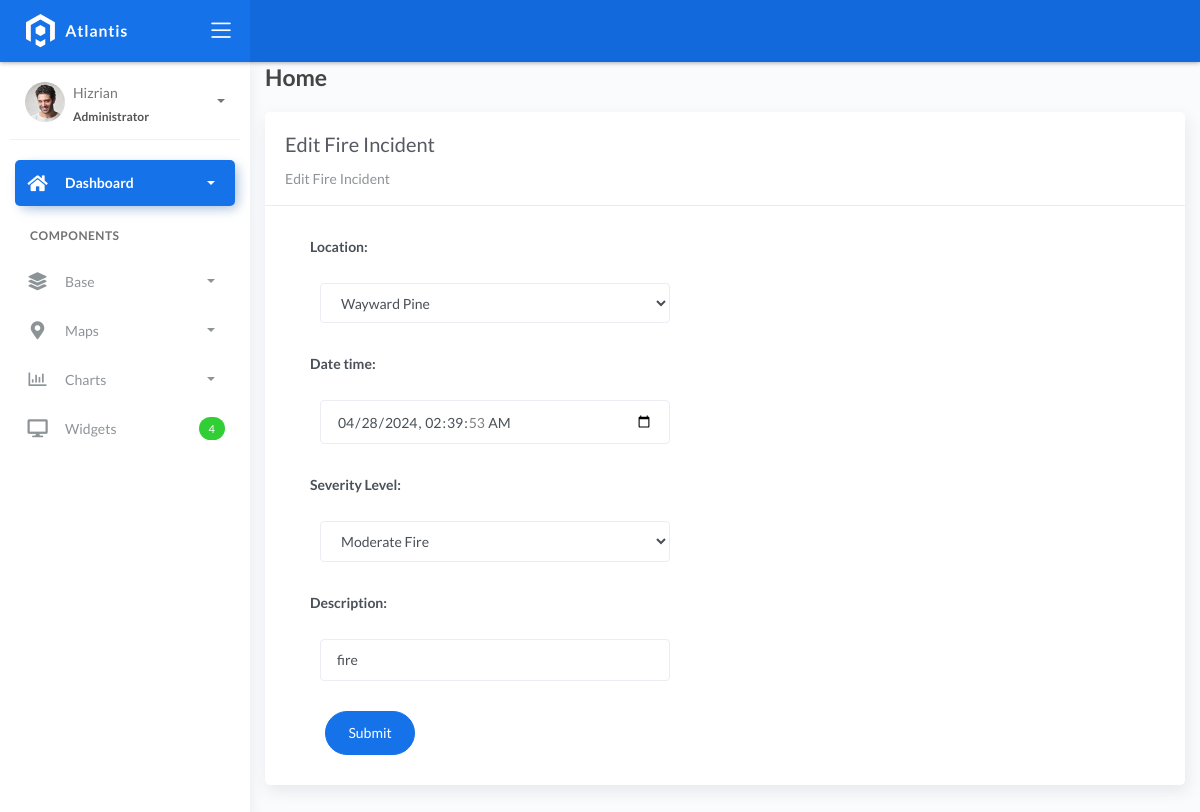
The app's page /incidentlist/1 with its own data.
### fire/models.py (models this page shows, shortened)
class BaseModel(models.Model):
    created_at = models.DateTimeField(auto_now_add=True, db_index=True)
    updated_at = models.DateTimeField(auto_now=True)
    class Meta:
        abstract = True

class Incident(BaseModel):
    SEVERITY_CHOICES = (
        ('Minor Fire', 'Minor Fire'),
        ('Moderate Fire', 'Moderate Fire'),
        ('Major Fire', 'Major Fire'),
    )
    location = models.ForeignKey(Locations, on_delete=models.CASCADE)
    date_time = models.DateTimeField(blank=True, null=True)
    severity_level = models.CharField(max_length=45, choices=SEVERITY_CHOICES)
    description = models.CharField(max_length=250)

### fire/views.py (the view)
# urls.py: path('incidentlist/<pk>', IncidentUpdateView.as_view(), name='incident-update'),
class IncidentUpdateView(UpdateView):
    model = Incident
    form_class = IncidentForm
    template_name = "incident_edit.html"
    success_url = reverse_lazy('incident-list')

### fire/forms.py
class IncidentForm(ModelForm):
    date_time = forms.DateTimeField(
        widget=DateTimeInput(attrs={
            'type': 'datetime-local',
            'class': 'form-control',  # You can add any class you need for styling
            'placeholder': 'Select Date and Time',
        })
    )
    class Meta:
        model = Incident
        fields = "__all__"
        labels = {
            'location': 'Location',
            'date_time': 'Date Time',
            'severity_level': 'Severity Level',
            'description': 'Description',
        }

### fire/models.py (called while the page is built)
    def __str__(self):
        return self.name

### templates/incident_edit.html (shortened to what this page needs)
{% extends 'base.html' %} {% load static %} {% block content %}
<div class="content">
    <div class="container-fluid">
        <h4 class="page-title">Home</h4>
        <div class="row">
            <div class="col-md-12">
                <div class="card">
                    <div class="card-header">
                        <div class="card-title">Edit Fire Incident</div>
                        <div class="card-category">Edit Fire Incident</div>
                    </div>
                    <div class="col-md-6">
                    <div class="card-body">
                        <form action="" method="post" novalidate>
                            {% csrf_token %} {% include 'includes/form.html' %}
                                <div class="form-group">
                                    <div class="col-md-12 col-sm-3">
                                        <button type="submit" class="btn btn-primary btn-rounded">Submit</button>
                                    </div>
                                </div>
                            </div>
                    </div>
                    </div>
                </div>
            </div>
        </div>
    </div>
</div>
{% endblock %}

### templates/includes/form.html (shortened to what this page needs)
{% load widget_tweaks %}
{% for field in form %}
<div class="field item form-group">
    <label>{{ field.label_tag }}</label>
    <div class="form-group">
        {% render_field field class="form-control" %}
    </div>
</div>
{% endfor %}

### records on screen
Incident: location "Wayward Pine" "04/28/2024 02:39:53" "Moderate Fire" "fire"

### other values on screen
{{ field.label_tag }} "Location:" "Date time:" "Severity Level:" "Description:"
